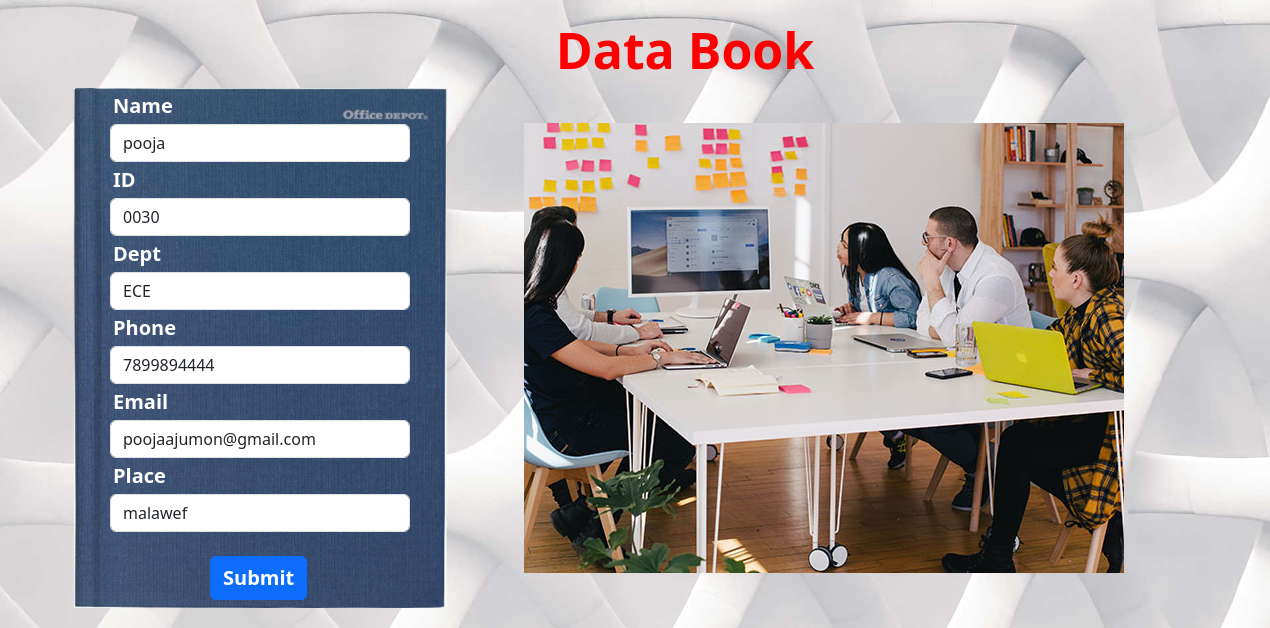
Screenshot of /edit/1 with the database file from the repository.
### home/models.py (models this page shows)
class Employees(models.Model):
    name=models.CharField(max_length=100)
    ids=models.CharField(max_length=100)
    department=models.CharField(max_length=100)
    mobile=models.CharField(max_length=100)
    email=models.CharField(max_length=100)
    place=models.CharField(max_length=100)

### home/views.py (the view, shortened to what this page needs)
# urls.py: path('edit/<id>',views.edit),
def edit(request,id):
    data={"data":Employees.objects.get(id=id)}
    return render(request,'edit.html',data)

### templates/edit.html (shortened to what this page needs)
{% load static %}
<!DOCTYPE html>
<html lang="en">
<head>
    <link rel="stylesheet" href="{% static 'css/styles5.css' %}">
    <link href="https://cdn.jsdelivr.net/npm/bootstrap@5.3.2/dist/css/bootstrap.min.css" rel="stylesheet">
</head>
<body class="edits">
    <h1 id="data" style="color: red;margin-left: 100px;margin-top: 20px;">Data Book</h1>
    <img id="side" src="{% static './images/blog-3.jpg'%}" alt="">
    <form  method="post" class="forms1" style=" margin-left: 50px;margin-top: 50px";>
        <div class="form-group">
          <label for="name" id="labels">Name</label>
          <input type="text" class="form-control" name="name" value={{data.name}} style="width: 300px";  >
        </div>
        <div class="form-group">
          <label for="ids" id="labels">ID</label>
          <input type="text" name="ids" class="form-control" value={{data.ids}} style="width: 300px"; >
        </div>
        <div class="form-group">
            <label id="labels" for="department">Dept</label>
          <input type="text" class="form-control" name="department" value={{data.department}} style="width: 300px"; >
        </div>
        <div class="form-group">
          <label id="labels" for="mobile">Phone</label>
        <input type="number" class="form-control" name="mobile" value={{data.mobile}} style="width: 300px"; >
      </div>
      <div class="form-group">
        <label id="labels" for="email">Email</label>
      <input type="email" class="form-control" name="email" value={{data.email}} style="width: 300px"; >
    </div>
        <div class="form-group">
            <label id="labels" for="place">Place</label>
          <input type="text" class="form-control" name="place" value={{data.place}} style="width: 300px"; >
        </div> <br>
        <button id="databtn" type="submit" class="btn btn-primary">Submit</button>
      </form>
</body>
</html>

### static/css/styles5.css (style rules this page uses)
.forms1 { position: relative; bottom: 570px; left: 60px; }
#data { text-align: center; font-weight: bold; font-size: 50px; }
#labels { color: white; font-size: 20px; font-weight: bold; padding: 3px; }
#databtn { margin-left: 100px; font-size: 20px; font-weight: bold; }
.edits { background-image: url(../images/background.jpg); background-size: cover; background-repeat: no-repeat; height: 500px; }

### rows the page displays
Employees: name "pooja", ids "0030", department "ECE", mobile "7899894444", email "poojaajumon@gmail.com", place "malawef"
